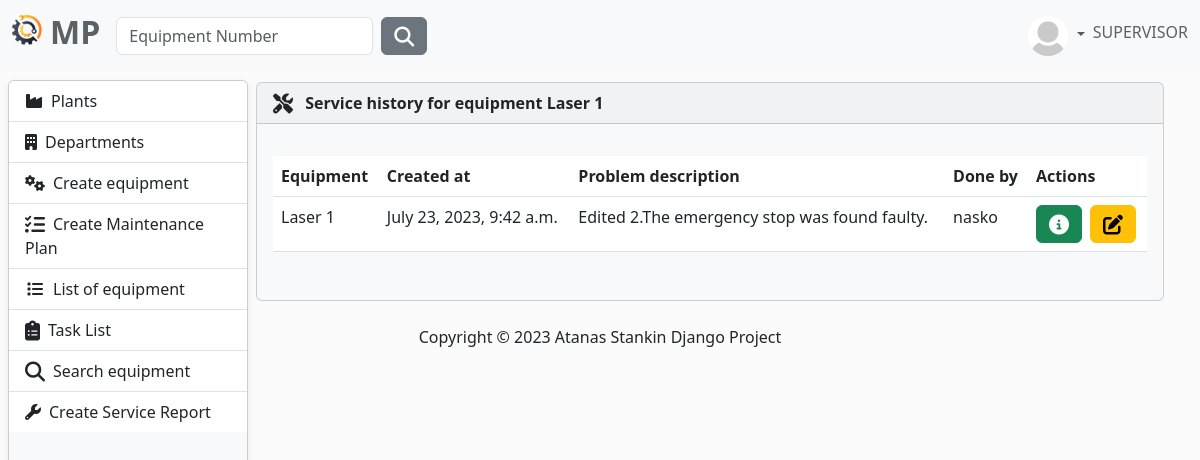
Screenshot of /service-history/10/ (signed in) with the database file from the repository.
### MaintenancePlanner/accounts/models.py (models this page shows, shortened)
class AppUser(AbstractUser, PermissionsMixin):
    username = models.CharField(
        max_length=30,
        validators=[
            MinLengthValidator(4),
        ],
        unique=True,
    )
    first_name = models.CharField(
        max_length=30,
        validators=[
            MinLengthValidator(2),
            user_name_validator,
        ]
    )
    last_name = models.CharField(
        max_length=30,
        validators=[
            MinLengthValidator(2),
            user_name_validator,
        ]
    )
    email = models.EmailField(unique=True)
    class Role(models.TextChoices):
        MANAGER = "MANAGER", 'Manager'
        SUPERVISOR = "SUPERVISOR", 'Supervisor'
        OPERATOR = "OPERATOR", 'Operator'
    role = models.CharField(max_length=50, choices=Role.choices)

class Profile(models.Model):
    user = models.OneToOneField(AppUser, on_delete=models.CASCADE)
    image = models.ImageField(
        default='images/default.jpg',
        null=True,
        blank=True,
        upload_to='images/'
    )

### MaintenancePlanner/equipment/models.py (models this page shows)
class Equipment(models.Model):
    description = models.CharField(
        max_length=50,
        validators=[equipment_name_validator],
    )
    type = models.CharField(
        max_length=30,
        choices=TYPE_OF_EQUIPMENT
    )
    acquisition_date = models.DateField(
        blank=True,
        null=True,
        verbose_name='Acquisition Date',
    )
    acquisition_value = models.FloatField(
        blank=True,
        null=True,
        verbose_name='Acquisition Value',
    )
    currency_code = models.CharField(
        max_length=10,
        choices=CURRENCY_CHOICES,
        default='EUR',
    )
    year_of_manufacture = models.PositiveIntegerField(
        verbose_name='Year of Manufacture',
        null=True,
        blank=True,
    )
    manufacturer = models.CharField(
        max_length=30,
        blank=True,
        null=True,
    )
    model_number = models.CharField(
        max_length=30,
        blank=True,
        null=True,
        verbose_name='Model Number'
    )
    part_number = models.CharField(
        max_length=30,
        blank=True,
        null=True,
        verbose_name='Manufacturer Part Number',
    )
    serial_number = models.CharField(
        max_length=30,
        blank=True,
        null=True,
        verbose_name='Manufacturer Serial Number',
    )
    plant = models.ForeignKey(
        to=Plant,
        on_delete=models.CASCADE)
    department = models.ForeignKey(
        to=Department,
        on_delete=models.CASCADE)
    def __str__(self):
        return self.description

### MaintenancePlanner/service_history/models.py (models this page shows)
class ServiceHistory(models.Model):
    created_at = models.DateTimeField(default=timezone.now)
    equipment = models.ForeignKey(
        to=Equipment,
        on_delete=models.CASCADE,
    )
    technician = models.ForeignKey(UserModel, on_delete=models.CASCADE)
    problem_description = models.TextField()
    solution = models.TextField()

### MaintenancePlanner/service_history/views.py (the view)
# urls.py: path('<int:pk>/', views.service_history, name='service-history'),
@login_required
def service_history(request, pk):
    equipment = Equipment.objects.get(pk=pk)
    reports = ServiceHistory.objects.filter(equipment=equipment)
    context = {
        'equipment': equipment,
        'reports': reports,
    }
    return render(request, 'service-history.html', context)

### MaintenancePlanner/service_history/templates/service-history.html (shortened to what this page needs)
{% extends "base.html" %}
{% block content %}
    {% if reports %}
        <div class="card bg-light ms-1 me-4 mb-4 mt-0">
            <div class="card-header">
                <i class="fa-solid fa-screwdriver-wrench fa-lg me-2"></i>
                <strong>Service history for equipment {{ equipment }}</strong>
            </div>
            <div class="card-body">
                <p class="card-text">
                <div class="table-responsive">
                    <table class="table table-hover">
                        <thead>
                        <tr>
                            <th scope="col">Equipment</th>
                            <th scope="col">Created at</th>
                            <th scope="col">Problem description</th>
                            <th scope="col">Done by</th>
                            <th scope="col">Actions</th>
                        </tr>
                        </thead>
                        <tbody>
                        {% for report in  reports %}
                            <tr>
                            <td>
                                {{ report.equipment }}
                            </td>
                            <td>
                                {{ report.created_at }}
                            </td>
                            <td>
                                {{ report.problem_description|truncatechars:50 }}
                            </td>
                            <td>{{ report.technician }}</td>
                            <td>
                                <button type="button" class="btn btn-success me-1"
                                        href="#" data-bs-toggle="modal"
                                        data-bs-target="#myModal{{ report.id }}">
                                    <i class="fa-solid fa-circle-info fa-lg"></i>
                                </button>
                                <a class="btn btn-warning" href="{% url 'edit-report' report.id %}">
                                    <i class="fa-solid fa-pen-to-square fa-lg"></i>
                                </a>
                            </td>
                        {% endfor %}
                        </tbody>
                    </table>
                </div>
                </p>
            </div>
        </div>
    {% endif %}
{% endblock %}

### templates/partials/navbar.html (shortened to what this page needs)
{% load static %}
<nav class="navbar navbar-expand-lg bg-light fixed-top" data-bs-theme="light">
    <div class="container-fluid">
        <a class="navbar-brand" href="{% url 'home-page' %}">
            <ul class="navbar-nav ms-auto d-flex flex-row">
                <li><img class="logo me-2" src="{% static 'img/logo.png' %}" alt="logo" height="30"></li>
                <li><h2 style="color: #5a6268; font-weight: bold">MP</h2></li>
            </ul>
        </a>
        <div class="collapse navbar-collapse" id="navbarColor01">
            {% if user.is_authenticated %}
                <form class="d-flex" method=POST action="{% url 'search-equipment' %}">
                    <input class="form-control me-sm-2" type="search" placeholder="Equipment Number"
                           name="number">
                    <button class="btn btn-secondary my-2 my-sm-0" type="submit"><i
                            class="fa-solid fa-magnifying-glass fa-lg"></i></button>
                </form>
            {% endif %}
            <ul class="navbar-nav ms-auto d-flex flex-row">
                {% if not request.user.is_authenticated %}
                    <li class="nav-item">
                        <a class="nav-link" href="{% url 'login' %}"><i
                                class="fa-solid fa-right-to-bracket fa-lg me-2"></i>Sig In
                        </a>
                    </li>
                {% else %}
                    <li class="nav-item dropdown d-flex align-items-center">
                        <div class="btn-group dropdown">
                            <a class="nav-link dropdown-toggle" data-bs-toggle="dropdown" href="#" role="button"
                               aria-haspopup="true" aria-expanded="false">
                                {% if user.profile.image %}
                                    <img src="{{ user.profile.image.url }}" class="rounded-circle" height="40"
                                         loading="lazy"/>
                                {% else %}
                                    <img src="{% static 'img/profile-img.png' %}" class="rounded-circle" height="40"
                                         loading="lazy"/>
                                {% endif %}
                            </a>
                        </div>
                        <h6 style="color: #5a6268">{{ request.user.role }}</h6>
                    </li>
                {% endif %}
            </ul>
        </div>
    </div>
</nav>

### static/css/body.css (style rules this page uses)
body { background-color: #fbfbfb; }

### rows the page displays
AppUser: profile.image (placeholder picture), user.role "SUPERVISOR"
Equipment: description "Laser 1"
ServiceHistory: equipment "Laser 1", created_at "July 23, 2023, 9:42 a.m.", problem_description "Edited 2.The emergency stop was found faulty.", technician "nasko"
